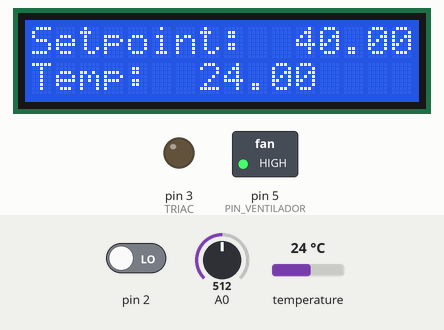
Bench run of a sketch on a simulated Arduino Uno, built with avr-gcc and run on an emulated ATmega328P. Shown: 16×2 character LCD, switched loads named in the sketch (green lamp = pin HIGH), output pins drawn as LEDs (lit = HIGH). The test bench sets the inputs (shaded band); at power-on: pin 2 LOW, temperature 24 °C, A0 = 512. What the sketch prints to the serial monitor is not drawn.

Above: at 1.2 s.
1.3 s: pin 2 driven HIGH
At 2.0 s:
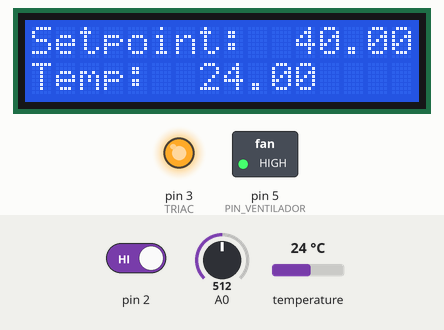
2.8 s: temperature set to 12 °C
At 4.2 s:
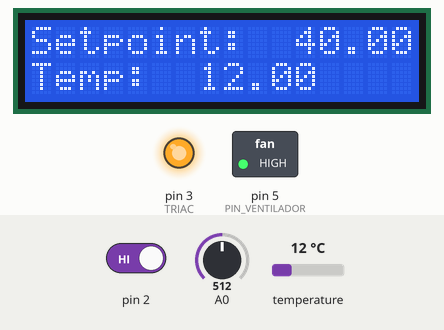
4.7 s: A0 set to 716
At 6.0 s:
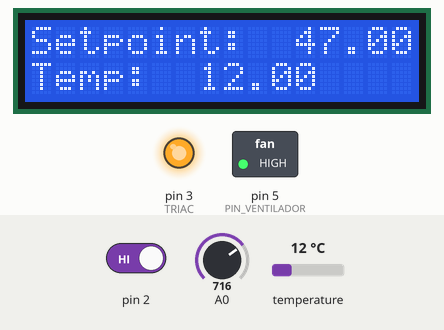
6.3 s: temperature set to 19 °C
At 7.2 s:
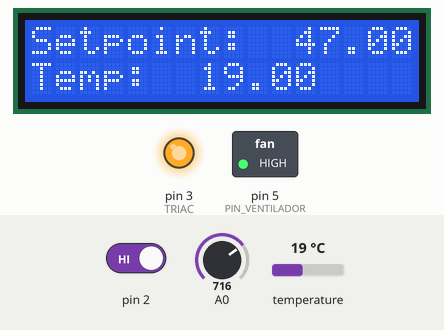
7.9 s: A0 set to 900
At 9.2 s:
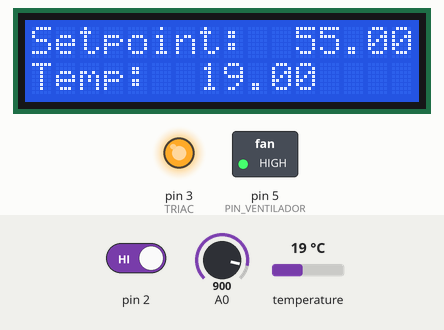
9.5 s: temperature set to 28 °C
At 10.2 s:
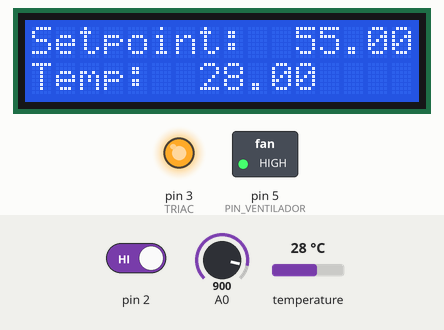
Timing chart, 0 to 12.1 s (numbered marks = the images above; inputs shaded):
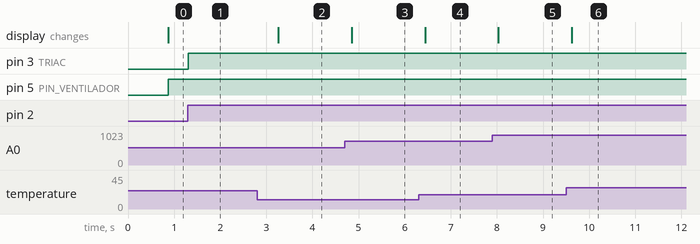

Measured:
- after the input at 1.3 s, pin 3 (TRIAC): LOW → HIGH at once
- after the input at 2.8 s, the display: changes after 0.46 s (image 2)
- after the input at 4.7 s, the display: changes after 0.15 s (image 3)
- after the input at 6.3 s, the display: changes after 0.14 s (image 4)
- after the input at 7.9 s, the display: changes after 0.13 s (image 5)
- after the input at 9.5 s, the display: changes after 0.12 s (image 6)

The sketch:

PID.ino
```cpp
#include <TimerOne.h>
#include <OneWire.h>
#include <DallasTemperature.h>
#include <LiquidCrystal_I2C.h>

#define PIN_SENSOR 4
#define PIN_VENTILADOR 5
#define TRIAC 3

LiquidCrystal_I2C lcd(0x27, 16, 2);

OneWire oneWire(PIN_SENSOR);
DallasTemperature sensors(&oneWire);

// Variables de trabajo del PID
unsigned long lastTime;
double Input, Output, Setpoint;
double ITerm, lastInput;
double kp=32.2, ki=10.0, kd=2.5;
int SampleTime = 500; // Tiempo de muestreo 1 segundo.
double outMin=10, outMax=80;
bool inAuto = false;
#define MANUAL 0
#define AUTOMATIC 1
#define DIRECT 0
#define REVERSE 1
int controllerDirection = DIRECT;
volatile int i = 0;  // Controla el tiempo de disparo del TRIAC
volatile boolean cruce_cero = false;
unsigned long previousTime = 0;
int T_int = 100;  // Tiempo de ejecución del Timer1 en uS
int alfa;

//FUNCIONES PARA ACTIVACION DEL TRIAC
void deteccion_Cruce_cero() {
  cruce_cero = true;
  i = 0;
  digitalWrite(TRIAC, LOW);
}

void Dimer() {
  unsigned long currentTime = millis();
  unsigned long elapsedTime = currentTime - previousTime;

  if (cruce_cero) {
    if (i >= alfa) {
      digitalWrite(TRIAC, HIGH);
      i = 0;
      cruce_cero = false;
    } else {
      i++;
    }
  }
  previousTime = currentTime;
}

void setup() {
  Serial.begin(9600);
  lcd.init();
  lcd.backlight();
  pinMode(TRIAC, OUTPUT);
  pinMode(PIN_VENTILADOR, OUTPUT);
  attachInterrupt(0, deteccion_Cruce_cero, RISING);
  Timer1.initialize(T_int);
  Timer1.attachInterrupt(Dimer);
  sensors.begin();
}

//BUCLE PRINCIPAL
void loop(){
  String imprimir = String(Setpoint) + ";" + String(Input);
  Serial.println(imprimir);

  Input=Lectura_Sensor();
  Setpoint=Lectura_SetPoint();
  mostrarLCD();
  SetTunings(kp, ki, kd);
  SetSampleTime(SampleTime);
  SetOutputLimits(outMin, outMax);
  SetMode(1);
  SetControllerDirection(1);
  Compute();
  AcciondeControl();
}

float Lectura_Sensor() {
  sensors.requestTemperatures();
  float t = sensors.getTempCByIndex(0);
  return t;
}

float Lectura_SetPoint() {
  int Potenciometro = analogRead(A0);
  int Set = map(Potenciometro, 0, 1023, 20, 60);
  return Set;
}

void mostrarLCD() {
  lcd.clear();  // Limpiar la pantalla LCD
  lcd.setCursor(0, 0);
  lcd.print("Setpoint: ");
  lcd.setCursor(11, 0);
  lcd.print(Setpoint);
  lcd.setCursor(0, 1);
  lcd.print("Temp:");
  lcd.setCursor(7, 1);
  lcd.print(Input);
}

void AcciondeControl(){
    if (Output==80){
      analogWrite(PIN_VENTILADOR, 255);
      alfa=80;
    }
    else {
      alfa=Output;
      analogWrite(PIN_VENTILADOR, 255);
    }
}
void Compute() {
  if(!inAuto) return;
  unsigned long now = millis();
  int timeChange = (now - lastTime);
  if(timeChange>=SampleTime)   {
    // Calculamos todos los errores.
    double error = Setpoint - Input;
    ITerm+= (ki * error);
    if(ITerm > outMax) ITerm = outMax;
    else if(ITerm < outMin) ITerm = outMin;
    double dInput = (Input - lastInput);
    // Calculamos la función de salida del PID.
    Output = kp * error + ITerm- kd * dInput;
    if(Output > outMax) Output = outMax;
    else if(Output < outMin) Output = outMin;
    //Guardamos el valor de algunas variables para el próximo recálculo
    lastInput = Input;
    lastTime = now;
  }
}

void SetTunings(double Kp, double Ki, double Kd) {
  if (Kp<0 || Ki<0|| Kd<0) return;
  double SampleTimeInSec = ((double)SampleTime)/1000;
  kp = Kp;
  ki = Ki * SampleTimeInSec;
  kd = Kd / SampleTimeInSec;
  if(controllerDirection == REVERSE)   {
    kp = (0 - kp);
    ki = (0 - ki);
    kd = (0 - kd);
  }
}

void SetSampleTime(int NewSampleTime) {
  if (NewSampleTime > 0)   {
    double ratio  = (double)NewSampleTime / (double)SampleTime;
    ki *= ratio;
    kd /= ratio;
    SampleTime = (unsigned long)NewSampleTime;
  }
}

void SetOutputLimits(double Min, double Max) {
  if(Min > Max) return;
  outMin = Min;
  outMax = Max;
  if(Output > outMax) Output = outMax;
  else if(Output < outMin) Output = outMin;
  if(ITerm> outMax) ITerm= outMax;
  else if(ITerm< outMin) ITerm= outMin;
}

void SetMode(int Mode) {
  bool newAuto = (Mode == AUTOMATIC);
    if(newAuto && !inAuto) {
      // Para cambiar de manual a automático, inicializamos algunos parámetros.
      Initialize();
    }
  inAuto = newAuto;
}

void Initialize() {
  lastInput = Input;
  ITerm = Output;
  if(ITerm> outMax) ITerm= outMax;
  else if(ITerm< outMin) ITerm= outMin;
}

void SetControllerDirection(int Direction) {
  controllerDirection = Direction;
}
```
